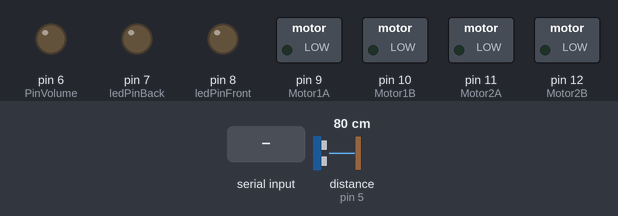
A sketch run on a simulated Arduino Uno, built with avr-gcc and run on an emulated ATmega328P. Parts: switched loads named in the sketch (green lamp = pin HIGH), output pins drawn as LEDs (lit = HIGH). The test bench sets the inputs (shaded band); at power-on: distance to the obstacle (sensor on pin 5) 80 cm. The echo pulse lasts 58.3 µs per cm; pins used as bus, display or sensor lines are not drawn.

Above: at 1.3 s.
1.4 s: "W90\n" received over the second serial link
At 2.6 s:
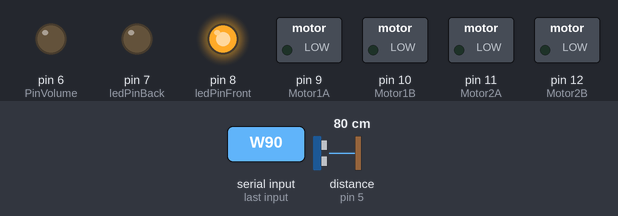
2.9 s: "U90\n" received over the second serial link
At 3.8 s:
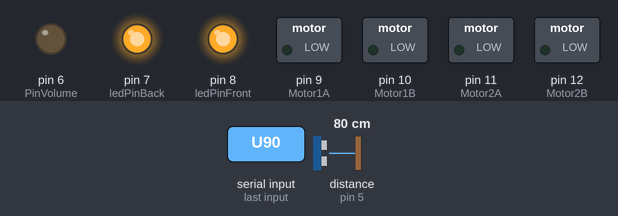
4.4 s: "w90\n" received over the second serial link
At 4.9 s:
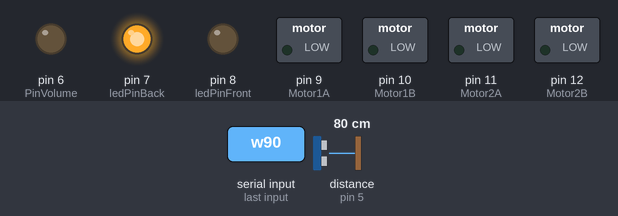
5.9 s: "V90\n" received over the second serial link
At 7.1 s:
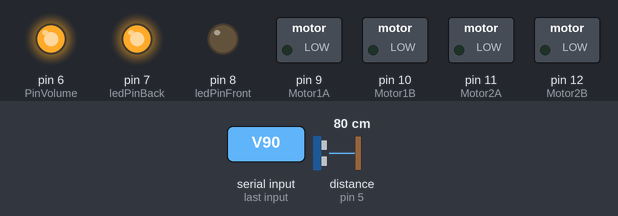
7.4 s: "W,45\n" received over the second serial link
At 8.4 s:
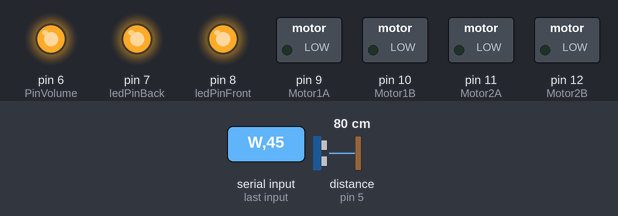
8.9 s: "u90\n" received over the second serial link
At 9.5 s:
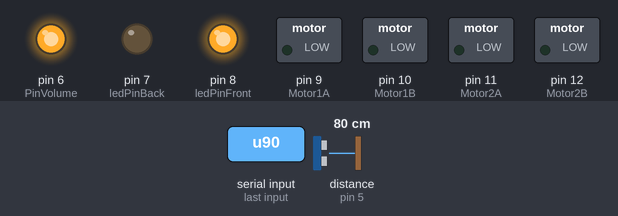
Timing chart, 0 to 11.4 s (numbered marks = the images above; inputs shaded):
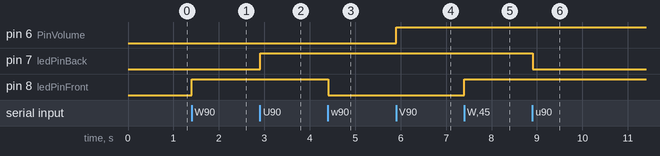

Measured:
- after the input at 1.4 s, pin 8 (ledPinFront): LOW → HIGH at once
- after the input at 2.9 s, pin 7 (ledPinBack): LOW → HIGH at once
- after the input at 4.4 s, pin 8 (ledPinFront): HIGH → LOW at once
- after the input at 5.9 s, pin 6 (PinVolume): LOW → HIGH at once
- after the input at 7.4 s, pin 8 (ledPinFront): LOW → HIGH at once
- after the input at 8.9 s, pin 7 (ledPinBack): HIGH → LOW at once

The sketch:

sketch_oct20a_car.ino
```cpp
#include <SoftwareSerial.h>
#include <Servo.h>

int bluetoothTx = 3;
int bluetoothRx = 2;
SoftwareSerial bluetooth(bluetoothTx, bluetoothRx);
// Motor 1 - control forward and back
int Motor1A = 9;
int Motor1B = 10;
//Motor 2 - control left and right
int Motor2A = 11;
int Motor2B = 12;
int ledPinFront = 8;
int ledPinBack = 7;
int PinVolume = 6;
int echopin = 5;
int trigpin = 4;
int sebesseg = 0;
int flag1 = -1;
int flag2 = -1;
bool volumeon = false;
bool turnoff = false;

void setup()
{
  //Setup Bluetooth serial connection to android
  bluetooth.begin(115200);
  bluetooth.print("$$$");
  delay(100);
  bluetooth.println("U,9600,N");
  bluetooth.begin(9600);
  pinMode( Motor1A, OUTPUT );
  pinMode( Motor1B, OUTPUT );
  digitalWrite( Motor1A, LOW );
  digitalWrite( Motor1B, LOW );
  pinMode( Motor2A, OUTPUT );
  pinMode( Motor2B, OUTPUT );
  digitalWrite( Motor2A, LOW );
  digitalWrite( Motor2B, LOW );
  pinMode(ledPinFront, OUTPUT);
  digitalWrite(ledPinFront, LOW);
  pinMode(ledPinBack, OUTPUT);
  digitalWrite(ledPinBack, LOW);
  pinMode(PinVolume, OUTPUT);
  digitalWrite(PinVolume, LOW);
  pinMode(trigpin, OUTPUT);
  pinMode(echopin, INPUT);
  digitalWrite(trigpin, LOW);

}


void sensor()
{
  digitalWrite(trigpin, LOW);
  delayMicroseconds(10);
  digitalWrite(trigpin, HIGH);
  delayMicroseconds(10);
  digitalWrite(trigpin, LOW);
  double duration = pulseIn(echopin, HIGH);
  double distance = (duration / 2) / 29.3867;
  // Serial.begin(9600);
  // Serial.print(distance);
  //Serial.println(" ");
  if (distance <= 30 && distance > 0) {
    digitalWrite(PinVolume, HIGH);
    flag1 = 0;
    flag2 = 0;
    digitalWrite( Motor1A, LOW );
    analogWrite( Motor1B, LOW );
    digitalWrite( Motor2A, LOW );
    analogWrite( Motor2B, LOW );
    turnoff = true;
  } else {
    if (volumeon == false) // !volumeon
      digitalWrite(PinVolume, LOW);
    turnoff = false;
  }
  //delay(300);
}

void loop()
{
  //Read from bluetooth and write to usb serial
  // bluetooth.begin(9600);
  if (bluetooth.available()) {
    char toSend = (char)bluetooth.read();

    //   Serial.begin(9600);
    //   if (toSend != 'S')
    //    Serial.print(toSend);
    sensor();

    if (toSend == 'W')
      digitalWrite(ledPinFront, HIGH);
    if (toSend == 'w')
      digitalWrite(ledPinFront, LOW);
    if (toSend == 'U')
      digitalWrite(ledPinBack, HIGH);
    if (toSend == 'u')
      digitalWrite(ledPinBack, LOW);
    if (toSend == 'V') {
      digitalWrite (PinVolume, HIGH);
      volumeon = true;
    }
    if (toSend == 'v') {
      digitalWrite (PinVolume, LOW);
      volumeon = false;
    }

    if (toSend == 'S') {
      flag1 = 0;
      flag2 = 0;
      digitalWrite( Motor1A, LOW );
      analogWrite( Motor1B, LOW );
      digitalWrite( Motor2A, LOW );
      analogWrite( Motor2B, LOW );
    }

    if (toSend == '0' || toSend == '1' || toSend == '2' || toSend == '3' ||
        toSend == '4' || toSend == '5' || toSend == '6' || toSend == '7' ||
        toSend == '8' || toSend == '9' )
      sebesseg = toSend - 48;

    if (turnoff == false) {
      if (toSend == 'F' || toSend == 'G' || toSend == 'I') {
        if (flag1 != 1)
        {
          flag1 = 1;
          analogWrite( Motor1A, 50 + sebesseg * 23 );
          digitalWrite( Motor1B, LOW );
        }
      }

      if (toSend == 'B' || toSend == 'H' || toSend == 'J') {
        if (flag1 != 2)
        {
          flag1 = 2;
          digitalWrite( Motor1B, HIGH );
          analogWrite( Motor1A, 125);
        }
      }

      if (toSend == 'L' || toSend == 'G' || toSend == 'H') {
        if (flag2 != 1)
        {
          flag2 = 1;
          analogWrite( Motor2B, 200);
          analogWrite( Motor2A, 0 );
        }
      } else if (toSend == 'R' || toSend == 'I' || toSend == 'J') {
        if (flag2 != 2)
        {
          flag2 = 2;
          analogWrite( Motor2A, 210);
          analogWrite( Motor2B, 0);
        }
      }
    } else  if (toSend == 'B' || toSend == 'H' || toSend == 'J') {
      if (flag1 != 2)
      {
        flag1 = 2;
        digitalWrite( Motor1B, HIGH );
        analogWrite( Motor1A, 125);
      }
    } else if (flag2 != 3) {
      flag2 = 3;
      digitalWrite( Motor2A, LOW );
      digitalWrite( Motor2B, LOW );
    }
  }
}
```
